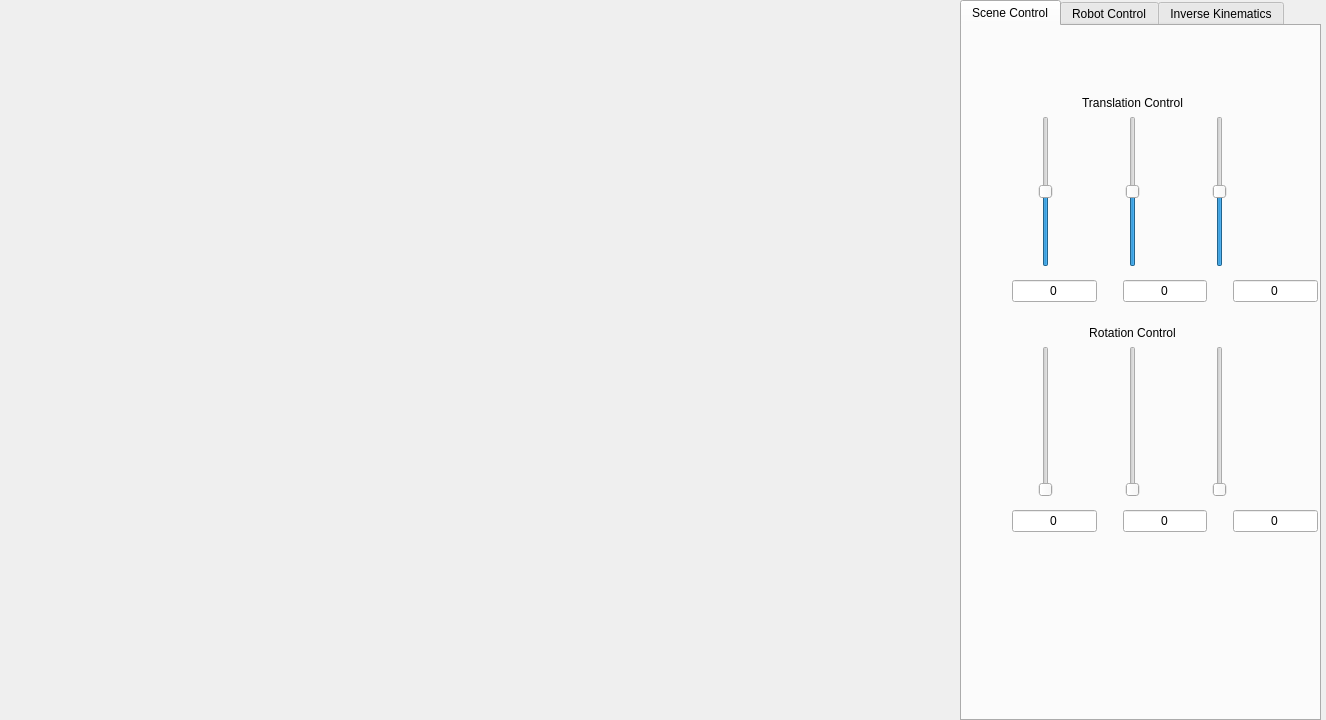
<?xml version="1.0" encoding="UTF-8"?>
<ui version="4.0">
 <class>MainWindow</class>
 <widget class="QWidget" name="MainWindow">
  <property name="geometry">
   <rect>
    <x>0</x>
    <y>0</y>
    <width>1326</width>
    <height>720</height>
   </rect>
  </property>
  <property name="sizePolicy">
   <sizepolicy hsizetype="Expanding" vsizetype="Expanding">
    <horstretch>0</horstretch>
    <verstretch>0</verstretch>
   </sizepolicy>
  </property>
  <property name="windowTitle">
   <string>RobotSimulation</string>
  </property>
  <widget class="QWidget" name="widgetMain" native="true">
   <property name="geometry">
    <rect>
     <x>10</x>
     <y>30</y>
     <width>941</width>
     <height>691</height>
    </rect>
   </property>
   <property name="autoFillBackground">
    <bool>false</bool>
   </property>
  </widget>
  <widget class="QTabWidget" name="tabWidget">
   <property name="geometry">
    <rect>
     <x>960</x>
     <y>0</y>
     <width>361</width>
     <height>721</height>
    </rect>
   </property>
   <property name="currentIndex">
    <number>0</number>
   </property>
   <widget class="QWidget" name="tab">
    <attribute name="title">
     <string>Scene Control</string>
    </attribute>
    <widget class="QWidget" name="horizontalLayoutWidget_5">
     <property name="geometry">
      <rect>
       <x>10</x>
       <y>250</y>
       <width>386</width>
       <height>31</height>
      </rect>
     </property>
     <layout class="QHBoxLayout" name="horizontalLayout_8">
      <item>
       <spacer name="horizontalSpacer_3">
        <property name="orientation">
         <enum>Qt::Horizontal</enum>
        </property>
        <property name="sizeType">
         <enum>QSizePolicy::Fixed</enum>
        </property>
        <property name="sizeHint" stdset="0">
         <size>
          <width>40</width>
          <height>20</height>
         </size>
        </property>
       </spacer>
      </item>
      <item>
       <widget class="QLineEdit" name="lnETransX">
        <property name="text">
         <string>0</string>
        </property>
        <property name="alignment">
         <set>Qt::AlignCenter</set>
        </property>
       </widget>
      </item>
      <item>
       <spacer name="horizontalSpacer">
        <property name="orientation">
         <enum>Qt::Horizontal</enum>
        </property>
        <property name="sizeType">
         <enum>QSizePolicy::Fixed</enum>
        </property>
        <property name="sizeHint" stdset="0">
         <size>
          <width>20</width>
          <height>20</height>
         </size>
        </property>
       </spacer>
      </item>
      <item>
       <widget class="QLineEdit" name="lnETransY">
        <property name="text">
         <string>0</string>
        </property>
        <property name="alignment">
         <set>Qt::AlignCenter</set>
        </property>
       </widget>
      </item>
      <item>
       <spacer name="horizontalSpacer_2">
        <property name="orientation">
         <enum>Qt::Horizontal</enum>
        </property>
        <property name="sizeType">
         <enum>QSizePolicy::Fixed</enum>
        </property>
        <property name="sizeHint" stdset="0">
         <size>
          <width>20</width>
          <height>20</height>
         </size>
        </property>
       </spacer>
      </item>
      <item>
       <widget class="QLineEdit" name="lnETransZ">
        <property name="text">
         <string>0</string>
        </property>
        <property name="alignment">
         <set>Qt::AlignCenter</set>
        </property>
       </widget>
      </item>
      <item>
       <spacer name="horizontalSpacer_4">
        <property name="orientation">
         <enum>Qt::Horizontal</enum>
        </property>
        <property name="sizeType">
         <enum>QSizePolicy::Fixed</enum>
        </property>
        <property name="sizeHint" stdset="0">
         <size>
          <width>40</width>
          <height>20</height>
         </size>
        </property>
       </spacer>
      </item>
     </layout>
    </widget>
    <widget class="QWidget" name="layoutWidget">
     <property name="geometry">
      <rect>
       <x>10</x>
       <y>70</y>
       <width>321</width>
       <height>171</height>
      </rect>
     </property>
     <layout class="QVBoxLayout" name="verticalLayout_3">
      <item>
       <widget class="QLabel" name="label_2">
        <property name="text">
         <string>Translation Control</string>
        </property>
        <property name="alignment">
         <set>Qt::AlignCenter</set>
        </property>
       </widget>
      </item>
      <item>
       <layout class="QHBoxLayout" name="horizontalLayout_2">
        <item>
         <widget class="QSlider" name="verticalSlider_transX">
          <property name="minimum">
           <number>-200</number>
          </property>
          <property name="maximum">
           <number>200</number>
          </property>
          <property name="orientation">
           <enum>Qt::Vertical</enum>
          </property>
         </widget>
        </item>
        <item>
         <widget class="QSlider" name="verticalSlider_transY">
          <property name="minimum">
           <number>-200</number>
          </property>
          <property name="maximum">
           <number>200</number>
          </property>
          <property name="orientation">
           <enum>Qt::Vertical</enum>
          </property>
         </widget>
        </item>
        <item>
         <widget class="QSlider" name="verticalSlider_transZ">
          <property name="minimum">
           <number>-200</number>
          </property>
          <property name="maximum">
           <number>200</number>
          </property>
          <property name="orientation">
           <enum>Qt::Vertical</enum>
          </property>
         </widget>
        </item>
       </layout>
      </item>
     </layout>
    </widget>
    <widget class="QWidget" name="layoutWidget">
     <property name="geometry">
      <rect>
       <x>10</x>
       <y>300</y>
       <width>321</width>
       <height>171</height>
      </rect>
     </property>
     <layout class="QVBoxLayout" name="verticalLayout">
      <item>
       <widget class="QLabel" name="label">
        <property name="text">
         <string>Rotation Control</string>
        </property>
        <property name="alignment">
         <set>Qt::AlignCenter</set>
        </property>
       </widget>
      </item>
      <item>
       <layout class="QHBoxLayout" name="horizontalLayout">
        <item>
         <widget class="QSlider" name="verticalSlider_Roll">
          <property name="maximum">
           <number>360</number>
          </property>
          <property name="orientation">
           <enum>Qt::Vertical</enum>
          </property>
         </widget>
        </item>
        <item>
         <widget class="QSlider" name="verticalSlider_Pitch">
          <property name="maximum">
           <number>360</number>
          </property>
          <property name="orientation">
           <enum>Qt::Vertical</enum>
          </property>
         </widget>
        </item>
        <item>
         <widget class="QSlider" name="verticalSlider_Yaw">
          <property name="maximum">
           <number>360</number>
          </property>
          <property name="orientation">
           <enum>Qt::Vertical</enum>
          </property>
         </widget>
        </item>
       </layout>
      </item>
     </layout>
    </widget>
    <widget class="QWidget" name="horizontalLayoutWidget_6">
     <property name="geometry">
      <rect>
       <x>10</x>
       <y>480</y>
       <width>386</width>
       <height>31</height>
      </rect>
     </property>
     <layout class="QHBoxLayout" name="horizontalLayout_9">
      <item>
       <spacer name="horizontalSpacer_5">
        <property name="orientation">
         <enum>Qt::Horizontal</enum>
        </property>
        <property name="sizeType">
         <enum>QSizePolicy::Fixed</enum>
        </property>
        <property name="sizeHint" stdset="0">
         <size>
          <width>40</width>
          <height>20</height>
         </size>
        </property>
       </spacer>
      </item>
      <item>
       <widget class="QLineEdit" name="lnERotX">
        <property name="text">
         <string>0</string>
        </property>
        <property name="alignment">
         <set>Qt::AlignCenter</set>
        </property>
       </widget>
      </item>
      <item>
       <spacer name="horizontalSpacer_6">
        <property name="orientation">
         <enum>Qt::Horizontal</enum>
        </property>
        <property name="sizeType">
         <enum>QSizePolicy::Fixed</enum>
        </property>
        <property name="sizeHint" stdset="0">
         <size>
          <width>20</width>
          <height>20</height>
         </size>
        </property>
       </spacer>
      </item>
      <item>
       <widget class="QLineEdit" name="lnERotY">
        <property name="text">
         <string>0</string>
        </property>
        <property name="alignment">
         <set>Qt::AlignCenter</set>
        </property>
       </widget>
      </item>
      <item>
       <spacer name="horizontalSpacer_7">
        <property name="orientation">
         <enum>Qt::Horizontal</enum>
        </property>
        <property name="sizeType">
         <enum>QSizePolicy::Fixed</enum>
        </property>
        <property name="sizeHint" stdset="0">
         <size>
          <width>20</width>
          <height>20</height>
         </size>
        </property>
       </spacer>
      </item>
      <item>
       <widget class="QLineEdit" name="lnERotZ">
        <property name="text">
         <string>0</string>
        </property>
        <property name="alignment">
         <set>Qt::AlignCenter</set>
        </property>
       </widget>
      </item>
      <item>
       <spacer name="horizontalSpacer_8">
        <property name="orientation">
         <enum>Qt::Horizontal</enum>
        </property>
        <property name="sizeType">
         <enum>QSizePolicy::Fixed</enum>
        </property>
        <property name="sizeHint" stdset="0">
         <size>
          <width>40</width>
          <height>20</height>
         </size>
        </property>
       </spacer>
      </item>
     </layout>
    </widget>
   </widget>
   <widget class="QWidget" name="tab_2">
    <attribute name="title">
     <string>Robot Control</string>
    </attribute>
    <widget class="QWidget" name="verticalLayoutWidget">
     <property name="geometry">
      <rect>
       <x>270</x>
       <y>420</y>
       <width>76</width>
       <height>171</height>
      </rect>
     </property>
     <layout class="QVBoxLayout" name="verticalLayout_4">
      <item>
       <widget class="QLineEdit" name="lnEJoint1">
        <property name="text">
         <string>0</string>
        </property>
        <property name="alignment">
         <set>Qt::AlignCenter</set>
        </property>
       </widget>
      </item>
      <item>
       <widget class="QLineEdit" name="lnEJoint2">
        <property name="text">
         <string>0</string>
        </property>
        <property name="alignment">
         <set>Qt::AlignCenter</set>
        </property>
       </widget>
      </item>
      <item>
       <widget class="QLineEdit" name="lnEJoint3">
        <property name="text">
         <string>0</string>
        </property>
        <property name="alignment">
         <set>Qt::AlignCenter</set>
        </property>
       </widget>
      </item>
      <item>
       <widget class="QLineEdit" name="lnEJoint4">
        <property name="text">
         <string>0</string>
        </property>
        <property name="alignment">
         <set>Qt::AlignCenter</set>
        </property>
       </widget>
      </item>
     </layout>
    </widget>
    <widget class="QLabel" name="label_4">
     <property name="geometry">
      <rect>
       <x>120</x>
       <y>390</y>
       <width>91</width>
       <height>20</height>
      </rect>
     </property>
     <property name="text">
      <string>Joint Control</string>
     </property>
    </widget>
    <widget class="QWidget" name="verticalLayoutWidget_2">
     <property name="geometry">
      <rect>
       <x>10</x>
       <y>420</y>
       <width>251</width>
       <height>171</height>
      </rect>
     </property>
     <layout class="QVBoxLayout" name="verticalLayout_2">
      <item>
       <layout class="QHBoxLayout" name="horizontalLayout_3">
        <item>
         <widget class="QLabel" name="label_5">
          <property name="text">
           <string>J1</string>
          </property>
         </widget>
        </item>
        <item>
         <widget class="QSlider" name="horizontalSliderJ1">
          <property name="minimum">
           <number>-180</number>
          </property>
          <property name="maximum">
           <number>180</number>
          </property>
          <property name="orientation">
           <enum>Qt::Horizontal</enum>
          </property>
         </widget>
        </item>
       </layout>
      </item>
      <item>
       <layout class="QHBoxLayout" name="horizontalLayout_4">
        <item>
         <widget class="QLabel" name="label_6">
          <property name="text">
           <string>J2</string>
          </property>
         </widget>
        </item>
        <item>
         <widget class="QSlider" name="horizontalSliderJ2">
          <property name="minimum">
           <number>-180</number>
          </property>
          <property name="maximum">
           <number>180</number>
          </property>
          <property name="orientation">
           <enum>Qt::Horizontal</enum>
          </property>
         </widget>
        </item>
       </layout>
      </item>
      <item>
       <layout class="QHBoxLayout" name="horizontalLayout_6">
        <item>
         <widget class="QLabel" name="label_7">
          <property name="text">
           <string>J3</string>
          </property>
         </widget>
        </item>
        <item>
         <widget class="QSlider" name="horizontalSliderJ3">
          <property name="minimum">
           <number>0</number>
          </property>
          <property name="maximum">
           <number>180</number>
          </property>
          <property name="orientation">
           <enum>Qt::Horizontal</enum>
          </property>
         </widget>
        </item>
       </layout>
      </item>
      <item>
       <layout class="QHBoxLayout" name="horizontalLayout_7">
        <item>
         <widget class="QLabel" name="label_8">
          <property name="text">
           <string>J4</string>
          </property>
         </widget>
        </item>
        <item>
         <widget class="QSlider" name="horizontalSliderJ4">
          <property name="minimum">
           <number>-180</number>
          </property>
          <property name="maximum">
           <number>180</number>
          </property>
          <property name="orientation">
           <enum>Qt::Horizontal</enum>
          </property>
         </widget>
        </item>
       </layout>
      </item>
     </layout>
    </widget>
    <widget class="QWidget" name="gridLayoutWidget">
     <property name="geometry">
      <rect>
       <x>10</x>
       <y>60</y>
       <width>141</width>
       <height>291</height>
      </rect>
     </property>
     <layout class="QGridLayout" name="gridLayout">
      <item row="1" column="1">
       <widget class="QLineEdit" name="lnEEffectorY"/>
      </item>
      <item row="0" column="1">
       <widget class="QLineEdit" name="lnEEffectorX"/>
      </item>
      <item row="4" column="1">
       <widget class="QLineEdit" name="lnEEffectorPitch"/>
      </item>
      <item row="1" column="0">
       <widget class="QLabel" name="label_9">
        <property name="text">
         <string>Y</string>
        </property>
       </widget>
      </item>
      <item row="3" column="0">
       <widget class="QLabel" name="label_11">
        <property name="text">
         <string>Roll</string>
        </property>
       </widget>
      </item>
      <item row="2" column="0">
       <widget class="QLabel" name="label_10">
        <property name="text">
         <string>Z</string>
        </property>
       </widget>
      </item>
      <item row="0" column="0">
       <widget class="QLabel" name="label_3">
        <property name="text">
         <string>X</string>
        </property>
       </widget>
      </item>
      <item row="2" column="1">
       <widget class="QLineEdit" name="lnEEffectorZ"/>
      </item>
      <item row="3" column="1">
       <widget class="QLineEdit" name="lnEEffectorRoll"/>
      </item>
      <item row="4" column="0">
       <widget class="QLabel" name="label_12">
        <property name="text">
         <string>Pitch</string>
        </property>
       </widget>
      </item>
      <item row="5" column="0">
       <widget class="QLabel" name="label_13">
        <property name="text">
         <string>Yaw</string>
        </property>
       </widget>
      </item>
      <item row="5" column="1">
       <widget class="QLineEdit" name="lnEEffectorYaw"/>
      </item>
     </layout>
    </widget>
    <widget class="QLabel" name="label_14">
     <property name="geometry">
      <rect>
       <x>40</x>
       <y>30</y>
       <width>81</width>
       <height>20</height>
      </rect>
     </property>
     <property name="text">
      <string>End Effector</string>
     </property>
    </widget>
   </widget>
   <widget class="QWidget" name="tab_3">
    <attribute name="title">
     <string>Inverse Kinematics</string>
    </attribute>
   </widget>
  </widget>
 </widget>
 <resources/>
 <connections/>
</ui>
